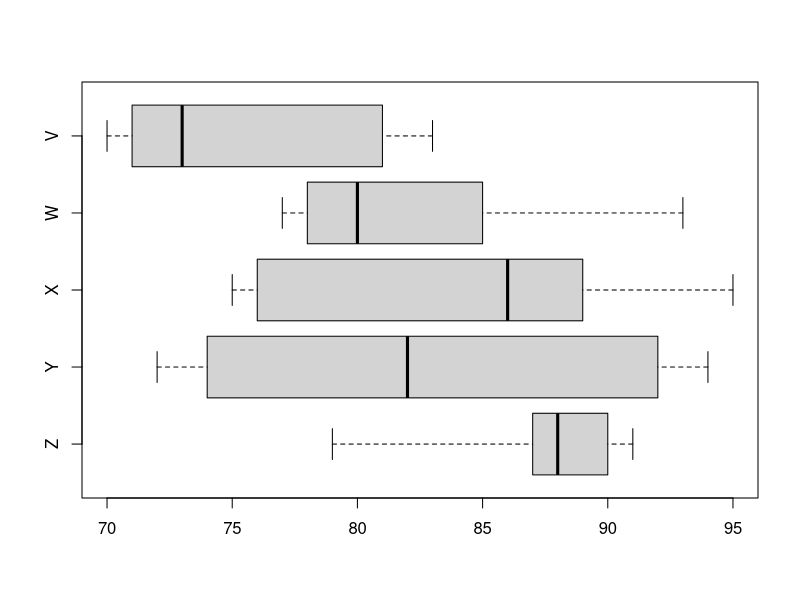

Generate this figure with R:
## ---- chunk 1

bottom = sample(c(10,20,30,40,50,60,70,80),1)
while(T){
  boxes = apply(matrix(sample(0:25+bottom,25),nrow=5),1,sort)
  iqrs = apply(boxes,2,function(x){x[4]-x[2]})
  siq = sort(iqrs)
  mis = apply(boxes,2,min)
  mas = apply(boxes,2,max)
  mes = apply(boxes,2,function(x){x[3]})
  if(max(boxes)-min(boxes)==25 & siq[2]-siq[1]>3 & siq[5]-siq[4]>3 ){break}
}

ans1 = paste0((mas==max(mas))*1,collapse="")
ans2 = paste0((mis==min(mis))*1,collapse="")
ans3 = paste0((mes==max(mes))*1,collapse="")
ans4 = paste0((mes==min(mes))*1,collapse="")
ans5 = paste0((iqrs==max(iqrs))*1,collapse="")
ans6 = paste0((iqrs==min(iqrs))*1,collapse="")
## ---- chunk 2
bp = boxplot(boxes,horizontal=T,range=0,names=c("V","W","X","Y","Z"),at=5:1)
## ---- chunk 3
AA = c("V","W","X","Y","Z")
